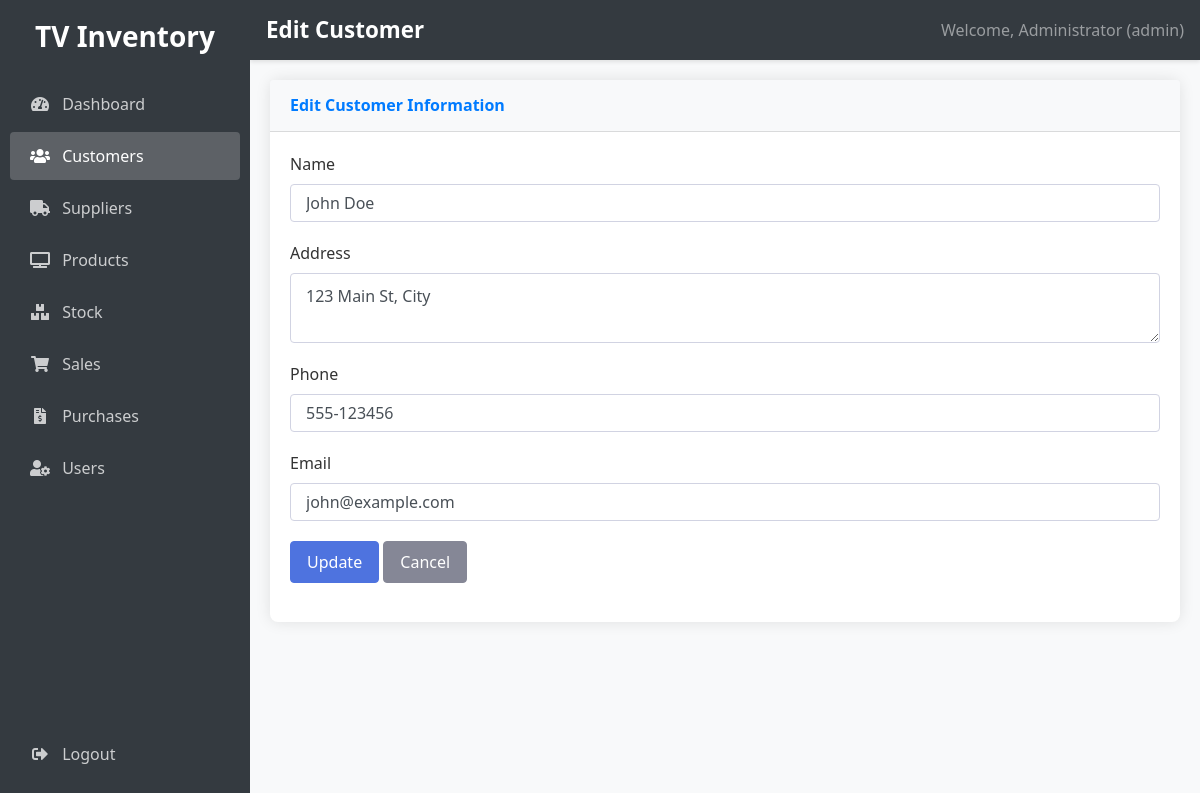
Page /edit_customer.php?id=1 (signed in) on the committed database.
### tables this page shows
CREATE TABLE customers (
    id INT AUTO_INCREMENT PRIMARY KEY,
    name VARCHAR(100) NOT NULL,
    address TEXT,
    phone VARCHAR(20),
    email VARCHAR(100),
    created_at TIMESTAMP DEFAULT CURRENT_TIMESTAMP
);

### edit_customer.php (the view, shortened to what this page needs)
<?php
require_once "config.php";
 $customer_id = $_GET["id"];
 $sql = "SELECT * FROM customers WHERE id = ?";
if($stmt = mysqli_prepare($conn, $sql)){
    mysqli_stmt_bind_param($stmt, "i", $customer_id);
    if(mysqli_stmt_execute($stmt)){
        $result = mysqli_stmt_get_result($stmt);
        if(mysqli_num_rows($result) == 1){
            $customer = mysqli_fetch_assoc($result);
        } else{
            header("location: customers.php");
            exit;
        }
    } else{
        echo "Oops! Something went wrong. Please try again later.";
    }
}
 $name = $customer['name'];
 $address = $customer['address'];
 $phone = $customer['phone'];
 $email = $customer['email'];
 $name_err = $address_err = $phone_err = $email_err = "";
?>
<!DOCTYPE html>
<html lang="en">
<head>
    <link rel="stylesheet" href="https://stackpath.bootstrapcdn.com/bootstrap/4.5.2/css/bootstrap.min.css">
    <link rel="stylesheet" href="https://cdnjs.cloudflare.com/ajax/libs/font-awesome/5.15.1/css/all.min.css">
    <link rel="stylesheet" href="style.css">
</head>
<body>
    <div class="sidebar" style="width: 250px;">
        <div class="text-center mb-4">
            <h3>TV Inventory</h3>
        </div>
        <ul class="nav flex-column">
            <li class="nav-item">
                <a class="nav-link" href="dashboard.php">
                    <i class="fas fa-tachometer-alt mr-2"></i> Dashboard
                </a>
            </li>
            <?php if($_SESSION["role"] == "admin" || $_SESSION["role"] == "karyawan"): ?>
            <li class="nav-item">
                <a class="nav-link active" href="customers.php">
                    <i class="fas fa-users mr-2"></i> Customers
                </a>
            </li>
            <li class="nav-item">
                <a class="nav-link" href="suppliers.php">
                    <i class="fas fa-truck mr-2"></i> Suppliers
                </a>
            </li>
            <li class="nav-item">
                <a class="nav-link" href="products.php">
                    <i class="fas fa-tv mr-2"></i> Products
                </a>
            </li>
            <li class="nav-item">
                <a class="nav-link" href="stock.php">
                    <i class="fas fa-boxes mr-2"></i> Stock
                </a>
            </li>
            <li class="nav-item">
                <a class="nav-link" href="sales.php">
                    <i class="fas fa-shopping-cart mr-2"></i> Sales
                </a>
            </li>
            <li class="nav-item">
                <a class="nav-link" href="purchases.php">
                    <i class="fas fa-file-invoice-dollar mr-2"></i> Purchases
                </a>
            </li>
            <?php endif; ?>
            <?php if($_SESSION["role"] == "admin"): ?>
            <li class="nav-item">
                <a class="nav-link" href="users.php">
                    <i class="fas fa-user-cog mr-2"></i> Users
                </a>
            </li>
            <?php endif; ?>
            <li class="nav-item mt-auto">
                <a class="nav-link" href="logout.php">
                    <i class="fas fa-sign-out-alt mr-2"></i> Logout
                </a>
            </li>
        </ul>
    </div>
    <nav class="navbar navbar-expand-lg navbar-dark bg-dark">
        <span class="navbar-brand">Edit Customer</span>
        <span class="navbar-text ml-auto">
            Welcome, <?php echo htmlspecialchars($_SESSION["name"]); ?> (<?php echo htmlspecialchars($_SESSION["role"]); ?>)
        </span>
    </nav>
    <div class="content">
        <div class="card">
            <div class="card-header py-3">
                <h6 class="m-0 font-weight-bold text-primary">Edit Customer Information</h6>
            </div>
            <div class="card-body">
                <form action="<?php echo htmlspecialchars($_SERVER["PHP_SELF"] . "?id=" . $customer_id); ?>" method="post">
                    <div class="form-group">
                        <label>Name</label>
                        <input type="text" name="name" class="form-control <?php echo (!empty($name_err)) ? 'is-invalid' : ''; ?>" value="<?php echo $name; ?>">
                    </div>
                    <div class="form-group">
                        <label>Address</label>
                        <textarea name="address" class="form-control <?php echo (!empty($address_err)) ? 'is-invalid' : ''; ?>"><?php echo $address; ?></textarea>
                    </div>
                    <div class="form-group">
                        <label>Phone</label>
                        <input type="text" name="phone" class="form-control <?php echo (!empty($phone_err)) ? 'is-invalid' : ''; ?>" value="<?php echo $phone; ?>">
                    </div>
                    <div class="form-group">
                        <label>Email</label>
                        <input type="email" name="email" class="form-control <?php echo (!empty($email_err)) ? 'is-invalid' : ''; ?>" value="<?php echo $email; ?>">
                    </div>
                    <div class="form-group">
                        <input type="submit" class="btn btn-primary" value="Update">
                        <a href="customers.php" class="btn btn-secondary">Cancel</a>
                    </div>
                </form>
            </div>
        </div>
    </div>
</body>
</html>

### style.css (style rules this page uses)
body { font-family: 'Segoe UI', Tahoma, Geneva, Verdana, sans-serif; background-color: #f8f9fa; color: #333; }
.sidebar { height: 100vh; background-color: #343a40; color: white; position: fixed; top: 0; left: 0; z-index: 100; padding-top: 20px; width: 250px; transition: all 0.3s; }
.sidebar .text-center { margin-bottom: 30px; }
.sidebar h3 { font-weight: bold; color: #fff; }
.sidebar .nav-link { color: rgba(255,255,255,.75); padding: 12px 20px; border-radius: 4px; margin: 2px 10px; transition: all 0.3s; }
.sidebar .nav-link.active { color: white; background-color: rgba(255,255,255,.2); }
.sidebar .nav-link i { margin-right: 10px; width: 20px; text-align: center; }
.sidebar .nav-item:last-child { margin-top: auto; position: absolute; bottom: 20px; width: calc(100% - 20px); }
.content { margin-left: 250px; padding: 20px; min-height: 100vh; transition: all 0.3s; }
.navbar { margin-left: 250px; width: calc(100% - 250px); background-color: #343a40 !important; box-shadow: 0 2px 4px rgba(0,0,0,.1); transition: all 0.3s; }
.navbar-brand { font-weight: bold; font-size: 1.4rem; }
.card { border-radius: 8px; box-shadow: 0 0 15px rgba(0,0,0,0.1); margin-bottom: 25px; border: none; }
.card-header { background-color: #f8f9fa; border-bottom: 1px solid rgba(0,0,0,.125); font-weight: bold; }
.btn { border-radius: 4px; font-weight: 500; padding: 8px 16px; transition: all 0.3s; }
.btn-primary { background-color: #4e73df; border-color: #4e73df; }
.btn-secondary { background-color: #858796; border-color: #858796; }
.form-control { border-radius: 4px; border: 1px solid #d1d3e2; padding: 10px 15px; }
.form-group { margin-bottom: 1.2rem; }

### rows in the picture
customers: name "John Doe", address "123 Main St, City", phone "555-123456", email "john@example.com"

### other values in the picture
$_SESSION["name"] "Administrator"
$_SESSION["role"] "admin"
